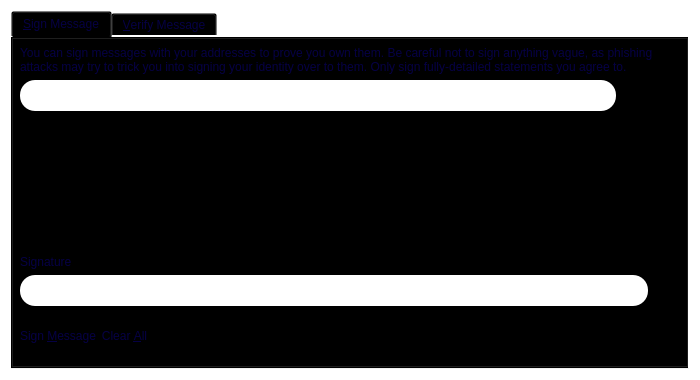
<?xml version="1.0" encoding="UTF-8"?>
<ui version="4.0">
 <class>SignVerifyMessageDialog</class>
 <widget class="QDialog" name="SignVerifyMessageDialog">
  <property name="geometry">
   <rect>
    <x>0</x>
    <y>0</y>
    <width>700</width>
    <height>380</height>
   </rect>
  </property>
  <property name="windowTitle">
   <string>Signatures - Sign / Verify a Message</string>
  </property>
  <property name="styleSheet">
   <string notr="true">QDialog {
  background-color: transparent;
  border:0;
  color: #050044;
}
QValidatedLineEdit,
QLineEdit,
QTextEdit {
  font-size: 12px;
  min-height: 25px;
  outline: 0;
  padding: 3px;
  border: 1px;
  color: #333;
 background-color: #ffffff;
  border-radius: 15px;
}

QValidatedLineEdit: !focus {
  color: #333;
  background-color: #e7e7e7;
}
QValueComboBox {
  padding: 3px 5px 3px 5px;
  background: #fcfcfc;
  font-size: 12px;
  min-height: 25px;
  outline: 0;
  padding: 3px;
  border: 0px;
  color: #333;
  background-color: #f2f2f2;
  border-radius: 10px;
}

QValueComboBox: !focus {
  color: #5c4c7c;
  background-color: #e7e7e7;
}
QLineEdit: !focus {
  color: #333;
  background-color: #e7e7e7;
}

QTextEdit: !focus {
  color: #333;
  background-color: #e7e7e7;
}

/* .QValidatedLineEdit:checked, .QLineEdit:checked */

QValidatedLineEdit:disabled,
.QLineEdit:disabled,
.QTextEdit:disabled {
  color: #333;
  background-color: #f2f2f2;
}

.QPlainTextEdit {
  background-color: #f2f2f2;
}
QDialogButtonBox,
QPushButton {
  background-color: #fdc14f;
  padding: 0.85em 2em;
  letter-spacing: 1px;
  color: #000000;
  font-size: 12px;
  border-radius: 20px;
}
QPushButton:hover {
  background-color: #fb9803;
}
QPushButton:focus {
  border: none;
  outline: none;
}
QPushButton:pressed {
  border: 1px solid #ff7300;
}

QPushButton:disabled {
  border: 1px solid #aaaaaa;
  background-color: #bbbbbb;
}</string>
  </property>
  <property name="modal">
   <bool>true</bool>
  </property>
  <layout class="QVBoxLayout" name="verticalLayout">
   <item>
    <widget class="QTabWidget" name="tabWidget">
     <property name="styleSheet">
      <string notr="true">  background-color: transparent;
  border:0;
  color: #050044;</string>
     </property>
     <property name="currentIndex">
      <number>0</number>
     </property>
     <widget class="QWidget" name="tabSignMessage">
      <property name="styleSheet">
       <string notr="true">border: 0;
  background-color: transparent;</string>
      </property>
      <attribute name="title">
       <string>&amp;Sign Message</string>
      </attribute>
      <layout class="QVBoxLayout" name="verticalLayout_SM">
       <item>
        <widget class="QLabel" name="infoLabel_SM">
         <property name="text">
          <string>You can sign messages with your addresses to prove you own them. Be careful not to sign anything vague, as phishing attacks may try to trick you into signing your identity over to them. Only sign fully-detailed statements you agree to.</string>
         </property>
         <property name="textFormat">
          <enum>Qt::PlainText</enum>
         </property>
         <property name="wordWrap">
          <bool>true</bool>
         </property>
        </widget>
       </item>
       <item>
        <layout class="QHBoxLayout" name="horizontalLayout_1_SM">
         <property name="spacing">
          <number>0</number>
         </property>
         <item>
          <widget class="QValidatedLineEdit" name="addressIn_SM">
           <property name="toolTip">
            <string>The litegenx address to sign the message with</string>
           </property>
           <property name="styleSheet">
            <string notr="true">QValidatedLineEdit,
QLineEdit,
QTextEdit {
  font-size: 12px;
  min-height: 25px;
  outline: 0;
  padding: 3px;
  border: 1px;
  color: #333;
 background-color: #ffffff;
  border-radius: 15px;
}

QValidatedLineEdit: !focus {
  color: #333;
  background-color: #e7e7e7;
}
QValueComboBox {
  padding: 3px 5px 3px 5px;
  background: #fcfcfc;
  font-size: 12px;
  min-height: 25px;
  outline: 0;
  padding: 3px;
  border: 0px;
  color: #333;
  background-color: #f2f2f2;
  border-radius: 10px;
}

QValueComboBox: !focus {
  color: #5c4c7c;
  background-color: #e7e7e7;
}
QLineEdit: !focus {
  color: #333;
  background-color: #e7e7e7;
}

QTextEdit: !focus {
  color: #333;
  background-color: #e7e7e7;
}

/* .QValidatedLineEdit:checked, .QLineEdit:checked */

QValidatedLineEdit:disabled,
.QLineEdit:disabled,
.QTextEdit:disabled {
  color: #333;
  background-color: #f2f2f2;
}

.QPlainTextEdit {
  background-color: #f2f2f2;
}</string>
           </property>
          </widget>
         </item>
         <item>
          <widget class="QPushButton" name="addressBookButton_SM">
           <property name="toolTip">
            <string>Choose previously used address</string>
           </property>
           <property name="text">
            <string/>
           </property>
           <property name="icon">
            <iconset resource="../litegenx.qrc">
             <normaloff>:/icons/address-book</normaloff>:/icons/address-book</iconset>
           </property>
           <property name="shortcut">
            <string>Alt+A</string>
           </property>
           <property name="autoDefault">
            <bool>false</bool>
           </property>
          </widget>
         </item>
         <item>
          <widget class="QPushButton" name="pasteButton_SM">
           <property name="toolTip">
            <string>Paste address from clipboard</string>
           </property>
           <property name="text">
            <string/>
           </property>
           <property name="icon">
            <iconset resource="../litegenx.qrc">
             <normaloff>:/icons/editpaste</normaloff>:/icons/editpaste</iconset>
           </property>
           <property name="shortcut">
            <string>Alt+P</string>
           </property>
           <property name="autoDefault">
            <bool>false</bool>
           </property>
          </widget>
         </item>
        </layout>
       </item>
       <item>
        <widget class="QPlainTextEdit" name="messageIn_SM">
         <property name="toolTip">
          <string>Enter the message you want to sign here</string>
         </property>
         <property name="styleSheet">
          <string notr="true">QValidatedLineEdit,
QLineEdit,
QTextEdit {
  font-size: 12px;
  min-height: 25px;
  outline: 0;
  padding: 3px;
  border: 1px;
  color: #333;
 background-color: #ffffff;
  border-radius: 15px;
}

QValidatedLineEdit: !focus {
  color: #333;
  background-color: #e7e7e7;
}
QValueComboBox {
  padding: 3px 5px 3px 5px;
  background: #fcfcfc;
  font-size: 12px;
  min-height: 25px;
  outline: 0;
  padding: 3px;
  border: 0px;
  color: #333;
  background-color: #f2f2f2;
  border-radius: 10px;
}

QValueComboBox: !focus {
  color: #5c4c7c;
  background-color: #e7e7e7;
}
QLineEdit: !focus {
  color: #333;
  background-color: #e7e7e7;
}

QTextEdit: !focus {
  color: #333;
  background-color: #e7e7e7;
}

/* .QValidatedLineEdit:checked, .QLineEdit:checked */

QValidatedLineEdit:disabled,
.QLineEdit:disabled,
.QTextEdit:disabled {
  color: #333;
  background-color: #f2f2f2;
}

.QPlainTextEdit {
  background-color: #f2f2f2;
}</string>
         </property>
        </widget>
       </item>
       <item>
        <widget class="QLabel" name="signatureLabel_SM">
         <property name="text">
          <string>Signature</string>
         </property>
         <property name="textFormat">
          <enum>Qt::PlainText</enum>
         </property>
        </widget>
       </item>
       <item>
        <layout class="QHBoxLayout" name="horizontalLayout_2_SM">
         <property name="spacing">
          <number>0</number>
         </property>
         <item>
          <widget class="QLineEdit" name="signatureOut_SM">
           <property name="font">
            <font>
             <pointsize>-1</pointsize>
            </font>
           </property>
           <property name="styleSheet">
            <string notr="true">QValidatedLineEdit,
QLineEdit,
QTextEdit {
  font-size: 12px;
  min-height: 25px;
  outline: 0;
  padding: 3px;
  border: 1px;
  color: #333;
 background-color: #ffffff;
  border-radius: 15px;
}

QValidatedLineEdit: !focus {
  color: #333;
  background-color: #e7e7e7;
}
QValueComboBox {
  padding: 3px 5px 3px 5px;
  background: #fcfcfc;
  font-size: 12px;
  min-height: 25px;
  outline: 0;
  padding: 3px;
  border: 0px;
  color: #333;
  background-color: #f2f2f2;
  border-radius: 10px;
}

QValueComboBox: !focus {
  color: #5c4c7c;
  background-color: #e7e7e7;
}
QLineEdit: !focus {
  color: #333;
  background-color: #e7e7e7;
}

QTextEdit: !focus {
  color: #333;
  background-color: #e7e7e7;
}

/* .QValidatedLineEdit:checked, .QLineEdit:checked */

QValidatedLineEdit:disabled,
.QLineEdit:disabled,
.QTextEdit:disabled {
  color: #333;
  background-color: #f2f2f2;
}

.QPlainTextEdit {
  background-color: #f2f2f2;
}</string>
           </property>
           <property name="readOnly">
            <bool>true</bool>
           </property>
          </widget>
         </item>
         <item>
          <widget class="QPushButton" name="copySignatureButton_SM">
           <property name="toolTip">
            <string>Copy the current signature to the system clipboard</string>
           </property>
           <property name="text">
            <string/>
           </property>
           <property name="icon">
            <iconset resource="../litegenx.qrc">
             <normaloff>:/icons/editcopy</normaloff>:/icons/editcopy</iconset>
           </property>
           <property name="autoDefault">
            <bool>false</bool>
           </property>
          </widget>
         </item>
        </layout>
       </item>
       <item>
        <layout class="QHBoxLayout" name="horizontalLayout_3_SM">
         <item>
          <widget class="QPushButton" name="signMessageButton_SM">
           <property name="toolTip">
            <string>Sign the message to prove you own this litegenx address</string>
           </property>
           <property name="text">
            <string>Sign &amp;Message</string>
           </property>
           <property name="icon">
            <iconset resource="../litegenx.qrc">
             <normaloff>:/icons/edit</normaloff>:/icons/edit</iconset>
           </property>
           <property name="autoDefault">
            <bool>false</bool>
           </property>
          </widget>
         </item>
         <item>
          <widget class="QPushButton" name="clearButton_SM">
           <property name="toolTip">
            <string>Reset all sign message fields</string>
           </property>
           <property name="text">
            <string>Clear &amp;All</string>
           </property>
           <property name="icon">
            <iconset resource="../litegenx.qrc">
             <normaloff>:/icons/remove</normaloff>:/icons/remove</iconset>
           </property>
           <property name="autoDefault">
            <bool>false</bool>
           </property>
          </widget>
         </item>
         <item>
          <spacer name="horizontalSpacer_1_SM">
           <property name="orientation">
            <enum>Qt::Horizontal</enum>
           </property>
           <property name="sizeHint" stdset="0">
            <size>
             <width>40</width>
             <height>48</height>
            </size>
           </property>
          </spacer>
         </item>
         <item>
          <widget class="QLabel" name="statusLabel_SM">
           <property name="font">
            <font>
             <weight>75</weight>
             <bold>true</bold>
            </font>
           </property>
           <property name="text">
            <string/>
           </property>
           <property name="wordWrap">
            <bool>true</bool>
           </property>
          </widget>
         </item>
         <item>
          <spacer name="horizontalSpacer_2_SM">
           <property name="orientation">
            <enum>Qt::Horizontal</enum>
           </property>
           <property name="sizeHint" stdset="0">
            <size>
             <width>40</width>
             <height>48</height>
            </size>
           </property>
          </spacer>
         </item>
        </layout>
       </item>
      </layout>
     </widget>
     <widget class="QWidget" name="tabVerifyMessage">
      <attribute name="title">
       <string>&amp;Verify Message</string>
      </attribute>
      <layout class="QVBoxLayout" name="verticalLayout_VM">
       <item>
        <widget class="QLabel" name="infoLabel_VM">
         <property name="text">
          <string>Enter the signing address, message (ensure you copy line breaks, spaces, tabs, etc. exactly) and signature below to verify the message. Be careful not to read more into the signature than what is in the signed message itself, to avoid being tricked by a man-in-the-middle attack.</string>
         </property>
         <property name="textFormat">
          <enum>Qt::PlainText</enum>
         </property>
         <property name="alignment">
          <set>Qt::AlignLeading|Qt::AlignLeft|Qt::AlignTop</set>
         </property>
         <property name="wordWrap">
          <bool>true</bool>
         </property>
        </widget>
       </item>
       <item>
        <layout class="QHBoxLayout" name="horizontalLayout_1_VM">
         <property name="spacing">
          <number>0</number>
         </property>
         <item>
          <widget class="QValidatedLineEdit" name="addressIn_VM">
           <property name="toolTip">
            <string>The litegenx address the message was signed with</string>
           </property>
           <property name="styleSheet">
            <string notr="true">QValidatedLineEdit,
QLineEdit,
QTextEdit {
  font-size: 12px;
  min-height: 25px;
  outline: 0;
  padding: 3px;
  border: 1px;
  color: #333;
 background-color: #ffffff;
  border-radius: 15px;
}

QValidatedLineEdit: !focus {
  color: #333;
  background-color: #e7e7e7;
}
QValueComboBox {
  padding: 3px 5px 3px 5px;
  background: #fcfcfc;
  font-size: 12px;
  min-height: 25px;
  outline: 0;
  padding: 3px;
  border: 0px;
  color: #333;
  background-color: #f2f2f2;
  border-radius: 10px;
}

QValueComboBox: !focus {
  color: #5c4c7c;
  background-color: #e7e7e7;
}
QLineEdit: !focus {
  color: #333;
  background-color: #e7e7e7;
}

QTextEdit: !focus {
  color: #333;
  background-color: #e7e7e7;
}

/* .QValidatedLineEdit:checked, .QLineEdit:checked */

QValidatedLineEdit:disabled,
.QLineEdit:disabled,
.QTextEdit:disabled {
  color: #333;
  background-color: #f2f2f2;
}

.QPlainTextEdit {
  background-color: #f2f2f2;
}</string>
           </property>
          </widget>
         </item>
         <item>
          <widget class="QPushButton" name="addressBookButton_VM">
           <property name="toolTip">
            <string>Choose previously used address</string>
           </property>
           <property name="text">
            <string/>
           </property>
           <property name="icon">
            <iconset resource="../litegenx.qrc">
             <normaloff>:/icons/address-book</normaloff>:/icons/address-book</iconset>
           </property>
           <property name="shortcut">
            <string>Alt+A</string>
           </property>
           <property name="autoDefault">
            <bool>false</bool>
           </property>
          </widget>
         </item>
        </layout>
       </item>
       <item>
        <widget class="QPlainTextEdit" name="messageIn_VM">
         <property name="styleSheet">
          <string notr="true">QValidatedLineEdit,
QLineEdit,
QTextEdit {
  font-size: 12px;
  min-height: 25px;
  outline: 0;
  padding: 3px;
  border: 1px;
  color: #333;
 background-color: #ffffff;
  border-radius: 15px;
}

QValidatedLineEdit: !focus {
  color: #333;
  background-color: #e7e7e7;
}
QValueComboBox {
  padding: 3px 5px 3px 5px;
  background: #fcfcfc;
  font-size: 12px;
  min-height: 25px;
  outline: 0;
  padding: 3px;
  border: 0px;
  color: #333;
  background-color: #f2f2f2;
  border-radius: 10px;
}

QValueComboBox: !focus {
  color: #5c4c7c;
  background-color: #e7e7e7;
}
QLineEdit: !focus {
  color: #333;
  background-color: #e7e7e7;
}

QTextEdit: !focus {
  color: #333;
  background-color: #e7e7e7;
}

/* .QValidatedLineEdit:checked, .QLineEdit:checked */

QValidatedLineEdit:disabled,
.QLineEdit:disabled,
.QTextEdit:disabled {
  color: #333;
  background-color: #f2f2f2;
}

.QPlainTextEdit {
  background-color: #f2f2f2;
}</string>
         </property>
        </widget>
       </item>
       <item>
        <widget class="QValidatedLineEdit" name="signatureIn_VM">
         <property name="styleSheet">
          <string notr="true">QValidatedLineEdit,
QLineEdit,
QTextEdit {
  font-size: 12px;
  min-height: 25px;
  outline: 0;
  padding: 3px;
  border: 1px;
  color: #333;
 background-color: #ffffff;
  border-radius: 15px;
}

QValidatedLineEdit: !focus {
  color: #333;
  background-color: #e7e7e7;
}
QValueComboBox {
  padding: 3px 5px 3px 5px;
  background: #fcfcfc;
  font-size: 12px;
  min-height: 25px;
  outline: 0;
  padding: 3px;
  border: 0px;
  color: #333;
  background-color: #f2f2f2;
  border-radius: 10px;
}

QValueComboBox: !focus {
  color: #5c4c7c;
  background-color: #e7e7e7;
}
QLineEdit: !focus {
  color: #333;
  background-color: #e7e7e7;
}

QTextEdit: !focus {
  color: #333;
  background-color: #e7e7e7;
}

/* .QValidatedLineEdit:checked, .QLineEdit:checked */

QValidatedLineEdit:disabled,
.QLineEdit:disabled,
.QTextEdit:disabled {
  color: #333;
  background-color: #f2f2f2;
}

.QPlainTextEdit {
  background-color: #f2f2f2;
}</string>
         </property>
        </widget>
       </item>
       <item>
        <layout class="QHBoxLayout" name="horizontalLayout_2_VM">
         <item>
          <widget class="QPushButton" name="verifyMessageButton_VM">
           <property name="toolTip">
            <string>Verify the message to ensure it was signed with the specified litegenx address</string>
           </property>
           <property name="text">
            <string>Verify &amp;Message</string>
           </property>
           <property name="icon">
            <iconset resource="../litegenx.qrc">
             <normaloff>:/icons/transaction_0</normaloff>:/icons/transaction_0</iconset>
           </property>
           <property name="autoDefault">
            <bool>false</bool>
           </property>
          </widget>
         </item>
         <item>
          <widget class="QPushButton" name="clearButton_VM">
           <property name="toolTip">
            <string>Reset all verify message fields</string>
           </property>
           <property name="text">
            <string>Clear &amp;All</string>
           </property>
           <property name="icon">
            <iconset resource="../litegenx.qrc">
             <normaloff>:/icons/remove</normaloff>:/icons/remove</iconset>
           </property>
           <property name="autoDefault">
            <bool>false</bool>
           </property>
          </widget>
         </item>
         <item>
          <spacer name="horizontalSpacer_1_VM">
           <property name="orientation">
            <enum>Qt::Horizontal</enum>
           </property>
           <property name="sizeHint" stdset="0">
            <size>
             <width>40</width>
             <height>48</height>
            </size>
           </property>
          </spacer>
         </item>
         <item>
          <widget class="QLabel" name="statusLabel_VM">
           <property name="font">
            <font>
             <weight>75</weight>
             <bold>true</bold>
            </font>
           </property>
           <property name="text">
            <string/>
           </property>
           <property name="wordWrap">
            <bool>true</bool>
           </property>
          </widget>
         </item>
         <item>
          <spacer name="horizontalSpacer_2_VM">
           <property name="orientation">
            <enum>Qt::Horizontal</enum>
           </property>
           <property name="sizeHint" stdset="0">
            <size>
             <width>40</width>
             <height>48</height>
            </size>
           </property>
          </spacer>
         </item>
        </layout>
       </item>
      </layout>
     </widget>
    </widget>
   </item>
  </layout>
 </widget>
 <customwidgets>
  <customwidget>
   <class>QValidatedLineEdit</class>
   <extends>QLineEdit</extends>
   <header>qvalidatedlineedit.h</header>
  </customwidget>
 </customwidgets>
 <resources>
  <include location="../litegenx.qrc"/>
 </resources>
 <connections/>
</ui>
